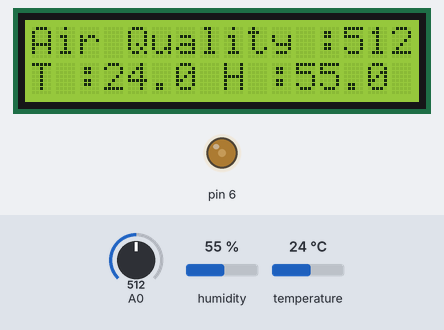
Recording of a sketch running on a simulated Arduino Uno, built with avr-gcc and run on an emulated ATmega328P. Shown: 16×2 character LCD, output pins drawn as LEDs (lit = HIGH). The test bench sets the inputs (shaded band); at power-on: humidity 55 %, A0 = 512, temperature 24 °C. What the sketch prints to the serial monitor is not drawn.

Above: at 1.2 s.
1.3 s: humidity set to 22 %
At 2.8 s:
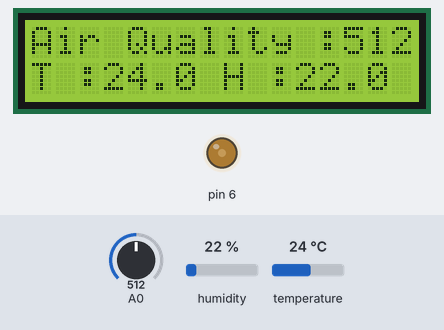
4.0 s: A0 set to 716
At 5.3 s:
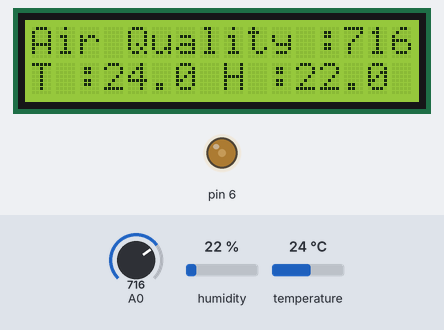
6.7 s: temperature set to 12 °C
At 9.4 s:
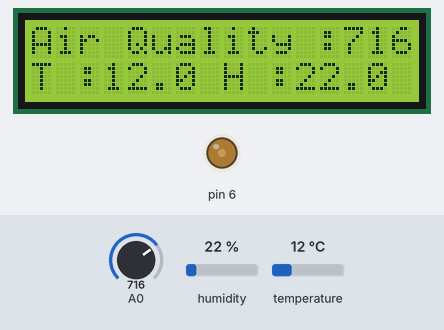
9.7 s: A0 set to 900
At 10.7 s:
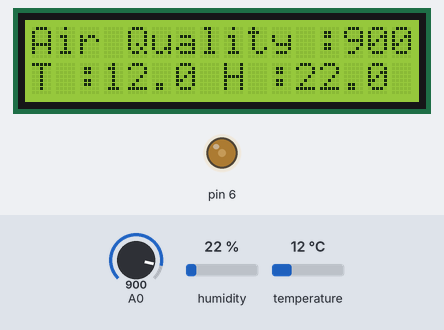
12.4 s: humidity set to 40 %
At 14.8 s:
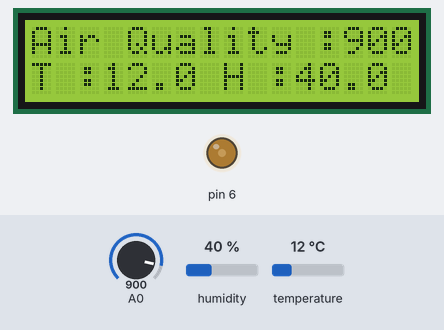
15.7 s: A0 set to 1023
At 17.3 s:
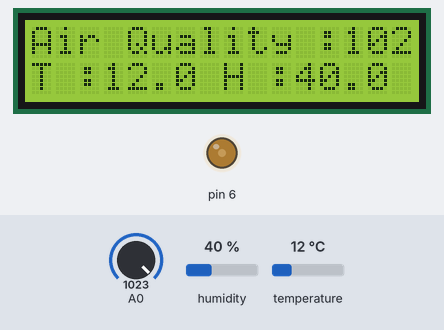
Timing chart, 0 to 18.8 s (numbered marks = the images above; inputs shaded):
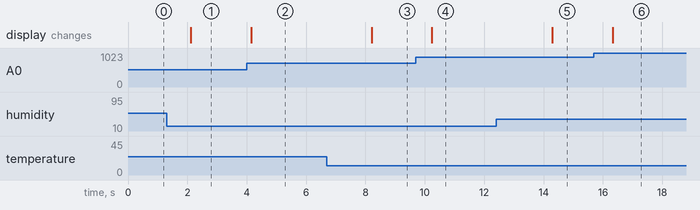

Measured:
- after the input at 1.3 s, the display: changes after 0.82 s (image 1)
- after the input at 4.0 s, the display: changes after 0.15 s (image 2)
- after the input at 6.7 s, the display: changes after 1.5 s (image 3)
- after the input at 9.7 s, the display: changes after 0.54 s (image 4)
- after the input at 12.4 s, the display: changes after 1.9 s (image 5)
- after the input at 15.7 s, the display: changes after 0.63 s (image 6)

The sketch:

123.ino
```cpp
#include <LiquidCrystal.h>
#include <MQ135.h>
#include <LiquidCrystal.h>
#include<dht.h>

dht DHT11;

#define DHT11_PIN A1


int Contrast=75;
LiquidCrystal lcd(12, 11, 5, 4, 3, 2);

 void setup()
 {
      Serial.begin(9600);
      analogWrite(6,Contrast);
      lcd.begin(16, 2);

  }
     void loop()
 {
     int sensorValue = analogRead(A0);

     Serial.print("AirQuality=");
     Serial.print(sensorValue, DEC);
     Serial.println(" PPM");

     int chk = DHT11.read11(DHT11_PIN);
     Serial.print(" Humidity " );
     Serial.print(DHT11.humidity, 1);
      Serial.print(" ");
      Serial.print(" Temparature ");
     Serial.println(DHT11.temperature, 1);

     lcd.setCursor(0, 0);
     lcd.print("Air Quality :");
     lcd.print(sensorValue, DEC);


     lcd.setCursor(0, 1);
     lcd.print("T :");
     lcd.print(DHT11.temperature, 1);
     lcd.print(" H :");
     lcd.print(DHT11.humidity, 1);

     delay(2000);
 }
```
